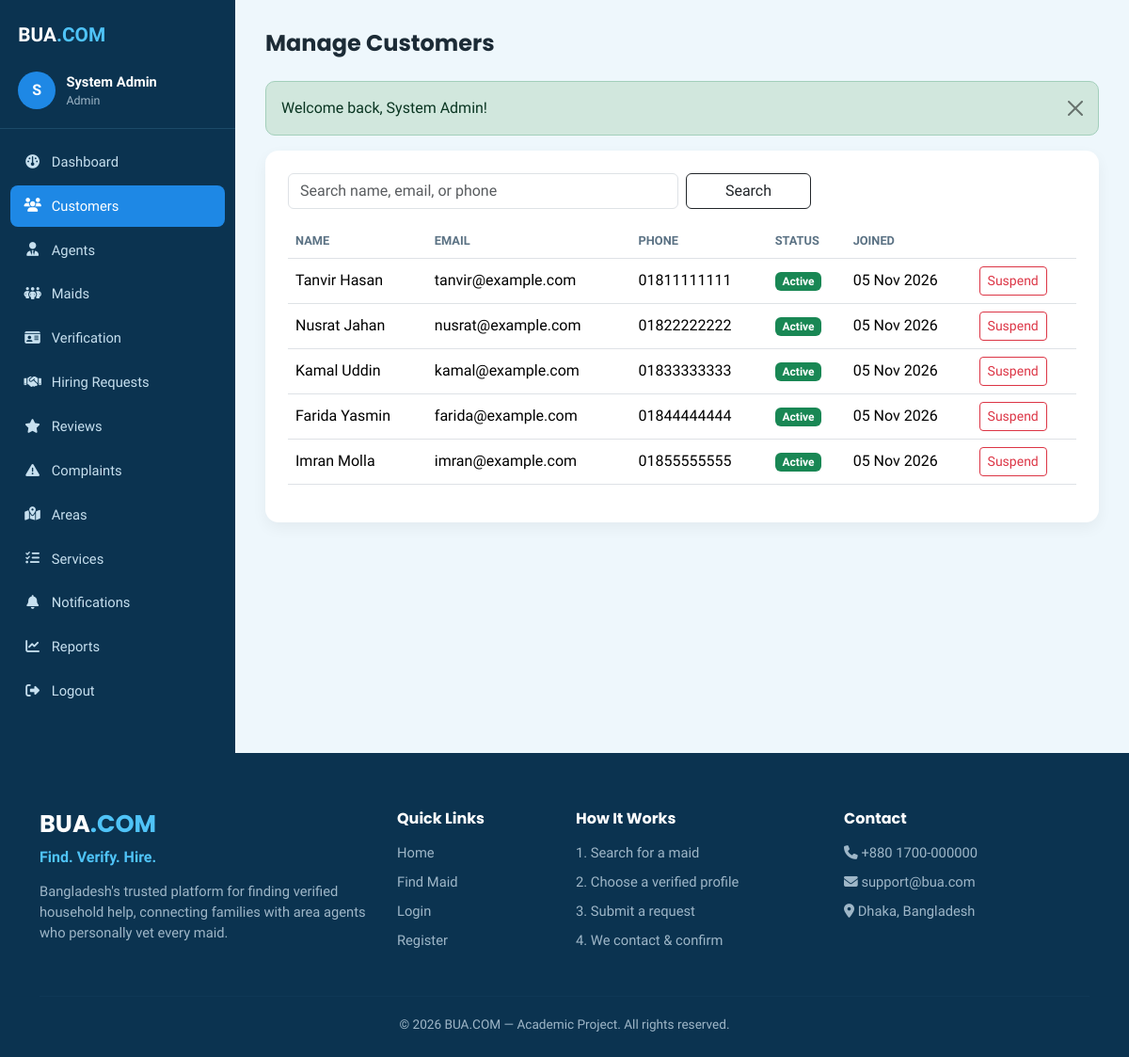
The page /admin/customers.php (signed in) on the database its author committed.
### tables this page shows
CREATE TABLE users (
    id INT AUTO_INCREMENT PRIMARY KEY,
    name VARCHAR(100) NOT NULL,
    email VARCHAR(150) NOT NULL UNIQUE,
    phone VARCHAR(20) NOT NULL,
    password VARCHAR(255) NOT NULL,
    role ENUM('customer','agent','admin') NOT NULL DEFAULT 'customer',
    status ENUM('active','inactive','suspended') NOT NULL DEFAULT 'active',
    created_at TIMESTAMP DEFAULT CURRENT_TIMESTAMP,
    updated_at TIMESTAMP DEFAULT CURRENT_TIMESTAMP ON UPDATE CURRENT_TIMESTAMP,
    INDEX idx_role (role),
    INDEX idx_status (status)
);

### config/functions.php (called while the page is built, shortened)
<?php
function clean(?string $value): string
{
    return htmlspecialchars(trim($value ?? ''), ENT_QUOTES, 'UTF-8');
}

### admin/customers.php (the view, shortened to what this page needs)
<?php
require_once __DIR__ . '/../config/functions.php';
$db = Database::getConnection();
$q = trim($_GET['q'] ?? '');
$page = max(1, (int) ($_GET['page'] ?? 1));
$perPage = 12;
$where = 'role = "customer"';
$params = [];
$stmt = $db->prepare("SELECT COUNT(*) FROM users WHERE $where");
$stmt->execute($params);
$total = (int) $stmt->fetchColumn();
$pg = paginate($total, $perPage, $page);
$sql = "SELECT * FROM users WHERE $where ORDER BY created_at DESC LIMIT ? OFFSET ?";
$stmt = $db->prepare($sql);
$i = 1;
$stmt->bindValue($i++, $perPage, PDO::PARAM_INT);
$stmt->bindValue($i++, $pg['offset'], PDO::PARAM_INT);
$stmt->execute();
$customers = $stmt->fetchAll();
include __DIR__ . '/../includes/header.php';
?>
<div class="dashboard-wrapper">
    <?php include __DIR__ . '/../includes/sidebar.php'; ?>
    <main class="dashboard-main">
        <div class="dashboard-topbar"><h1>Manage Customers</h1></div>
        <?php include __DIR__ . '/../includes/alerts.php'; ?>
        <div class="panel">
            <form method="get" class="row g-2 mb-3">
                <div class="col-md-6"><input type="text" name="q" class="form-control" placeholder="Search name, email, or phone" value="<?= clean($q) ?>"></div>
                <div class="col-md-2"><button class="btn btn-outline-dark w-100">Search</button></div>
            </form>
            <div class="table-responsive">
                <table class="table">
                    <thead><tr><th>Name</th><th>Email</th><th>Phone</th><th>Status</th><th>Joined</th><th></th></tr></thead>
                    <tbody>
                    <?php foreach ($customers as $c): ?>
                        <tr>
                            <td><?= clean($c['name']) ?></td>
                            <td><?= clean($c['email']) ?></td>
                            <td><?= clean($c['phone']) ?></td>
                            <td><span class="badge <?= $c['status']==='active'?'bg-success':'bg-danger' ?>"><?= ucfirst($c['status']) ?></span></td>
                            <td><?= date('d M Y', strtotime($c['created_at'])) ?></td>
                            <td>
                                <form method="post" class="d-inline">
                                    <?php if ($c['status'] === 'active'): ?>
                                        <button class="btn btn-sm btn-outline-danger" onclick="return confirm('Suspend this customer?')">Suspend</button>
                                    <?php else: ?>
                                        <input type="hidden" name="action" value="activate">
                                        <button class="btn btn-sm btn-outline-success">Activate</button>
                                    <?php endif; ?>
                                </form>
                            </td>
                        </tr>
                    <?php endforeach; ?>
                    </tbody>
                </table>
            </div>
        </div>
    </main>
</div>
<?php include __DIR__ . '/../includes/footer.php'; ?>

### assets/css/style.css (style rules this page uses)
:root { --bua-dark: #0b3350; --bua-dark-2: #124267; --bua-accent: #1e88e5; --bua-accent-2: #4fc3f7; --bua-cream: #eef7fc; --bua-tan: #cfe9f5; --bua-text-muted: #9fb7c8; --bua-success: #2f9e57; --bua-radius: 14px; }
* { box-sizing: border-box; }
body { font-family: 'Hind Siliguri', 'Poppins', sans-serif; background: var(--bua-cream); color: #1c2b36; }
h1, h2, h3, h4, h5, .brand-font { font-family: 'Poppins', sans-serif; font-weight: 700; }
.dashboard-wrapper { display: flex; min-height: 100vh; background: #eef7fc; }
.dashboard-main { flex: 1; padding: 2rem; max-width: 100%; overflow-x: hidden; }
.dashboard-topbar { display: flex; justify-content: space-between; align-items: center; margin-bottom: 1.6rem; }
.dashboard-topbar h1 { font-size: 1.5rem; margin: 0; }
.panel { background: #fff; border-radius: var(--bua-radius); padding: 1.5rem; box-shadow: 0 6px 16px rgba(0,0,0,.05); margin-bottom: 1.5rem; }
.table thead th { font-size: .8rem; text-transform: uppercase; color: #5b7284; border-bottom-width: 1px; }
.table td, .table th { vertical-align: middle; }

### rows shown on the page
users: name "Tanvir Hasan", email "tanvir@example.com", phone "01811111111", status "Active", created_at "05 Nov 2026", shows "Suspend"
users: name "Nusrat Jahan", email "nusrat@example.com", phone "01822222222", status "Active", created_at "05 Nov 2026", shows "Suspend"
users: name "Kamal Uddin", email "kamal@example.com", phone "01833333333", status "Active", created_at "05 Nov 2026", shows "Suspend"
users: name "Farida Yasmin", email "farida@example.com", phone "01844444444", status "Active", created_at "05 Nov 2026", shows "Suspend"
users: name "Imran Molla", email "imran@example.com", phone "01855555555", status "Active", created_at "05 Nov 2026", shows "Suspend"

### other values the page prints
substr(currentUserName() ?? 'U', 0, 1) "S"
currentUserName() "System Admin"
$role "Admin"
$label "Dashboard Customers Agents Maids Verification Hiring Requests Reviews Complaints Areas Services Notifications Reports"
$f['message'] "Welcome back, System Admin!"
